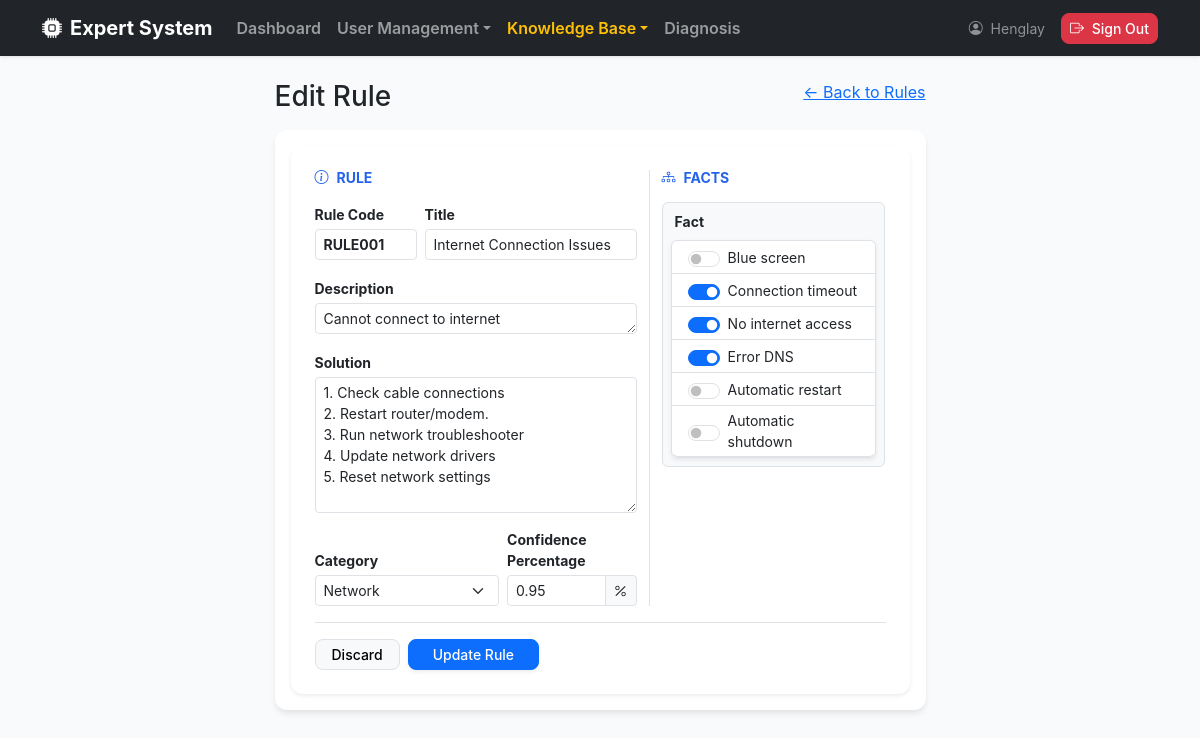
The page /rules/1/edit (signed in) on the database its author committed.
### app/models/user.py (models this page shows, shortened)
class User(UserMixin, db.Model):
    __tablename__ = "users"
    id = db.Column(db.Integer, primary_key=True)
    username = db.Column(db.String(80), unique=True, nullable=False)
    email = db.Column(db.String(120), unique=True, nullable=False)
    full_name = db.Column(db.String(120), nullable=False)
    is_active = db.Column(db.Boolean, default=True, nullable=False)
    password_hash = db.Column(db.String(255), nullable=False)
    created_at = db.Column(db.DateTime, default=datetime.utcnow, nullable=False)
    updated_at = db.Column(
        db.DateTime, default=datetime.utcnow, onupdate=datetime.utcnow, nullable=False
    )
    roles = db.relationship("Role", secondary= user_roles, back_populates="users")
    facts = db.relationship("Fact", back_populates="user")
    rules = db.relationship("Rule", back_populates="user")
    def has_role(self, role_name: str) -> bool:
        return any(role.name == role_name for role in self.roles) # type: ignore
    def get_permission_codes(self) -> set[str]:
        return {perm.code for role in self.roles for perm in role.permissions} # type: ignore
    def has_permission(self, permission_code: str) -> bool:
        return permission_code in self.get_permission_codes()

### app/models/rule.py (models this page shows, shortened)
class Rule(db.Model):
    __tablename__= "rules"
    id = db.Column(db.Integer, primary_key=True)
    rule_id = db.Column(db.String(20), unique=True, nullable=False, index=True)
    title = db.Column(db.String(255), nullable=False)
    description = db.Column(db.String(255))
    category = db.Column(db.String(80), nullable=False)
    solution = db.Column(db.Text, nullable=False)
    confidence = db.Column(db.Float, nullable=False)
    created_at = db.Column(db.DateTime, default=datetime.utcnow, nullable=False)
    updated_at = db.Column(db.DateTime, default=datetime.utcnow, onupdate=datetime.utcnow, nullable=False)
    user_id = db.Column(db.Integer, db.ForeignKey("users.id"), nullable=True)
    facts = db.relationship("Fact", secondary=rule_facts, back_populates="rules")
    user  = db.relationship("User", back_populates="rules")

### app/models/fact.py (models this page shows, shortened)
class Fact(db.Model):
    __tablename__="facts"
    id = db.Column(db.Integer, primary_key=True)
    name = db.Column(db.String(255), unique=True, nullable=False)
    created_at = db.Column(db.DateTime, default=datetime.utcnow, nullable=False)
    updated_at = db.Column(db.DateTime, default=datetime.utcnow, onupdate=datetime.utcnow, nullable=False)
    user_id = db.Column(db.Integer, db.ForeignKey("users.id"), nullable=True)
    rules = db.relationship("Rule", secondary=rule_facts, back_populates="facts")
    user = db.relationship("User", back_populates="facts")

### app/routes/rule_routes.py (the view, shortened to what this page needs)
@rule_bp.route("/<int:rule_id>/edit", methods=["GET", "POST"])
@login_required
@permission_required("rule.edit")
def edit(rule_id: int):
    rule = RuleService.get_rule_by_id(rule_id)
    if rule is None:
        abort(404)
    form = RuleEditForm(original_rule=rule, obj=rule)
    return render_template("rules/edit.html", form=form, rule=rule)

### app/decorator_method/role_perm_decorator.py (called while the page is built)
def permission_required(permission):
    def decorator(fn):
        @wraps(fn)
        def wrapped(*args, **kwargs):
            if not current_user.has_permission(permission):
                abort(403)
            return fn(*args, **kwargs)
        return wrapped
    return decorator

### app/forms/rule_forms.py (called while the page is built)
def _fact_choices():
    return [
        (f.id, f"{f.name}")
        for f in db.session.scalars(
            db.select(Fact).order_by(Fact.id)
        )
    ]

### app/services/rule_service.py (called while the page is built)
    @staticmethod
    def get_rule_by_id(rule_id: int) -> Optional[Rule]:
        return Rule.query.get(rule_id)

### app/templates/rules/edit.html (shortened to what this page needs)
{% extends "layouts/base.html" %}
{% block content %}
<div class="rows">
    <div class="col-lg-8 col-xl-7 mx-auto">
        <div class="d-flex justify-content-between align-center mb-3">
            <h1 class="h3 mb-0">Edit Rule</h1>
            <a href="{{ url_for('rules.index') }}" class="btn-outline-secondary btn-sm">
                ← Back to Rules
            </a>
        </div>
        <div class="card">
            <div class="card-body ">
                {% include 'rules/_form.html' %}
            </div>
        </div>
    </div>
</div>
{% endblock %}

### app/templates/layouts/base.html (shortened to what this page needs)
<!doctype html>
<html lang="en">
<head>
    <link href="https://cdn.jsdelivr.net/npm/bootstrap@5.3.3/dist/css/bootstrap.min.css" rel="stylesheet" />
    <link rel="stylesheet" href="https://cdn.jsdelivr.net/npm/bootstrap-icons@1.11.3/font/bootstrap-icons.min.css">
</head>
<body>
    <nav class="navbar navbar-expand-lg navbar-dark bg-dark sticky-top mb-4">
        <div class="container">
            {% if current_user.is_authenticated %}
            {% if current_user.has_role("Admin") or current_user.has_role('Expert')%}
            <a class="navbar-brand fw-bold d-flex align-items-center" href="{{ url_for('dashboard.index') }}">
                <i class="bi bi-cpu-fill me-2"></i> Expert System
            </a>
            {% endif %}
            {% else %}
            <a class="navbar-brand fw-bold d-flex align-items-center" href="{{ url_for('diagnosis.diagnose') }}">
                <i class="bi bi-cpu-fill me-2"></i> Expert System
            </a>
            {% endif %}
            {% if current_user.is_authenticated %}
            <div class="collapse navbar-collapse" id="navbarMain">
                <ul class="navbar-nav me-auto">
                    {% if current_user.has_role('Admin') %}
                    <li class="nav-item">
                        <a class="nav-link fw-semibold {% if request.blueprint == 'dashboard' %}text-warning{% endif %}"
                            href="{{ url_for('dashboard.index') }}">Dashboard</a>
                    </li>
                    <li class="nav-item dropdown">
                        <a class="nav-link dropdown-toggle fw-semibold "
                            href="#" data-bs-toggle="dropdown">User Management</a>
                    </li>
                    {% endif %}
                    {% if current_user.has_role('Admin') or current_user.has_role('Expert') %}
                    <li class="nav-item dropdown">
                        <a class="nav-link dropdown-toggle fw-semibold btn
                                    {% if request.blueprint == 'rules' or request.blueprint == 'facts' %}text-warning{% endif %}"
                            href="#" data-bs-toggle="dropdown">Knowledge Base</a>
                    </li>
                    {% endif %}
                    {% endif %}
                    <li class="nav-item">
                        <a class="nav-link fw-semibold {% if request.blueprint == 'diagnosis' %}text-warning{% endif %}"
                            href="{{ url_for('diagnosis.diagnose') }}">Diagnosis</a>
                    </li>
                </ul>
                <ul class="navbar-nav ms-auto align-items-center">
                    {% if current_user.is_authenticated %}
                    <li class="nav-item text-white-50 me-3 small">
                        <i class="bi bi-person-circle me-1"></i> {{ current_user.username }}
                    </li>
                    <li class="nav-item">
                        <button type="button" class="btn btn-danger btn-sm" data-bs-toggle="modal"
                            data-bs-target="#logoutModal" data-message="Are you sure you want to log out?"
                            data-name="{{ current_user.username }}" data-url="{{ url_for('auth.logout') }}">
                            <i class="bi bi-box-arrow-right me-1"></i> Sign Out
                        </button>
                    </li>
                    {% else %}
                    <li class="nav-item">
                        <a class="btn btn-success btn-sm" href="{{ url_for('auth.login') }}">Sign In</a>
                    </li>
                    {% endif %}
                </ul>
            </div>
        </div>
    </nav>
    <main class="container pb-5">
        {% block content %}{% endblock %}
    </main>
</body>
</html>

### app/templates/rules/_form.html (shortened to what this page needs)
<div class="card shadow-sm border-0">
    <div class="card-body p-4">
        <form method="post">
            <div class="row g-4">
                <div class="col-lg-7 border-end">
                    <h6 class="text-primary fw-bold text-uppercase small mb-3">
                        <i class="bi bi-info-circle me-2"></i>Rule
                    </h6>
                    <div class="row g-2 mb-3">
                        <div class="col-md-4">
                            {{ form.rule_id.label(class="form-label small fw-bold mb-1") }}
                            {{ form.rule_id(class="form-control form-control-sm fw-bold", placeholder="ID") }}
                        </div>
                        <div class="col-md-8">
                            {{ form.title.label(class="form-label small fw-bold mb-1") }}
                            {{ form.title(class="form-control form-control-sm", placeholder="Rule Title") }}
                        </div>
                    </div>
                    <div class="mb-3">
                        {{ form.description.label(class="form-label small fw-bold mb-1") }}
                        {{ form.description(class="form-control form-control-sm", rows="1", placeholder="Purpose...") }}
                    </div>
                    <div class="mb-3">
                        {{ form.solution.label(class="form-label small fw-bold mb-1") }}
                        {{ form.solution(class="form-control form-control-sm", rows="6", placeholder="Solution") }}
                    </div>
                    <div class="row g-2 align-items-end">
                        <div class="col-md-7">
                            {{ form.category.label(class="form-label small fw-bold mb-1") }}
                            {{ form.category(class="form-select form-select-sm") }}
                        </div>
                        <div class="col-md-5">
                            {{ form.confidence.label(class="form-label small fw-bold mb-1") }}
                            <div class="input-group input-group-sm">
                                {{ form.confidence(class="form-control", placeholder="0.0-1.0") }}
                                <span class="input-group-text bg-light"><i class="bi bi-percent"></i></span>
                            </div>
                        </div>
                    </div>
                </div>
                <div class="col-lg-5">
                    <h6 class="text-primary fw-bold text-uppercase small mb-3">
                        <i class="bi bi-diagram-3 me-2"></i>Facts
                    </h6>
                    <div class="p-2 bg-light rounded border shadow-inner" style="max-height: 310px; overflow-y: auto;">
                        {{ form.fact_ids.label(class="form-label d-block fw-bold small mb-2 ps-1") }}
                        {% if form.fact_ids %}
                        <div class="list-group list-group-flush shadow-sm rounded border">
                            {% for value, label in form.fact_ids.choices %}
                            <label class="list-group-item list-group-item-action py-1 px-3 border-0 border-bottom">
                                <div class="form-check form-switch m-0 d-flex align-items-center">
                                    <input class="form-check-input me-2" type="checkbox" name="{{ form.fact_ids.name }}"
                                        value="{{ value }}" id="fact_{{ value }}" {% if form.fact_ids.data and value in
                                        form.fact_ids.data %}checked{% endif %}>
                                    <span class="small">{{ label }}</span>
                                </div>
                            </label>
                            {% endfor %}
                        </div>
                        {% else %}
                        <div class="text-center py-4 text-muted small">No symptoms available.</div>
                        {% endif %}
                    </div>
                </div>
            </div>
            <div class="d-flex justify-content-between align-items-center border-top pt-3 mt-3">
                <div class="d-flex gap-2">
                    <a href="{{ url_for('rules.index') }}" class="btn btn-sm btn-light border px-3">Discard</a>
                    {{ form.submit(class="btn btn-sm btn-primary px-4 shadow-sm") }}
                </div>
            </div>
        </form>
    </div>
</div>

### app/templates/layouts/base.html (style rules this page uses)
:root { --bs-primary: #2563eb; --bs-primary-rgb: 37, 99, 235; }
body { background-color: #f8fafc; font-family: 'Inter', system-ui, -apple-system, sans-serif; }
.navbar { box-shadow: 0 1px 3px 0 rgba(0, 0, 0, 0.1); }
.card { border: none; box-shadow: 0 4px 6px -1px rgba(0, 0, 0, 0.1); border-radius: 12px; }
.btn { border-radius: 8px; font-weight: 500; }

### rows shown on the page
User: username "Henglay"
Rule: rule_id "RULE001", title "Internet Connection Issues", description "Cannot connect to internet", solution "1. Check cable connections 2. Restart router/modem. 3. Run network troubleshooter 4. Update network drivers 5. Reset network settings", category "Network", confidence "0.95"
Fact: name "Blue screen"
Fact: name "Connection timeout"
Fact: name "No internet access"
Fact: name "Error DNS"
Fact: name "Automatic restart"
Fact: name "Automatic shutdown"
